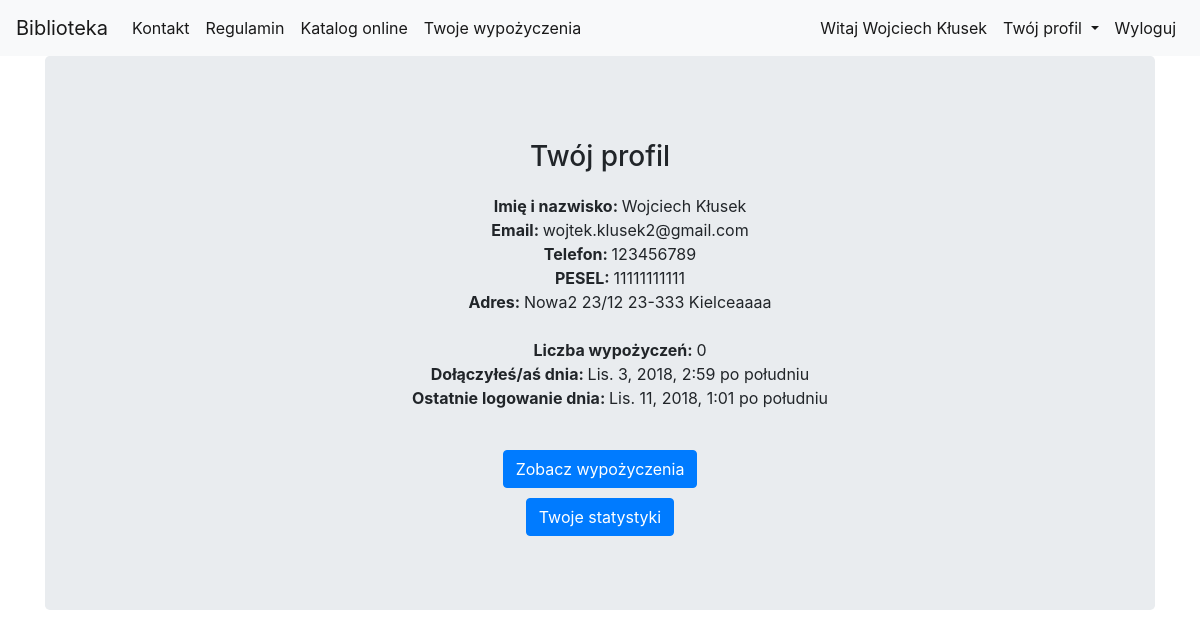
Before: /library/my_profile/ (signed in) with the older database file.
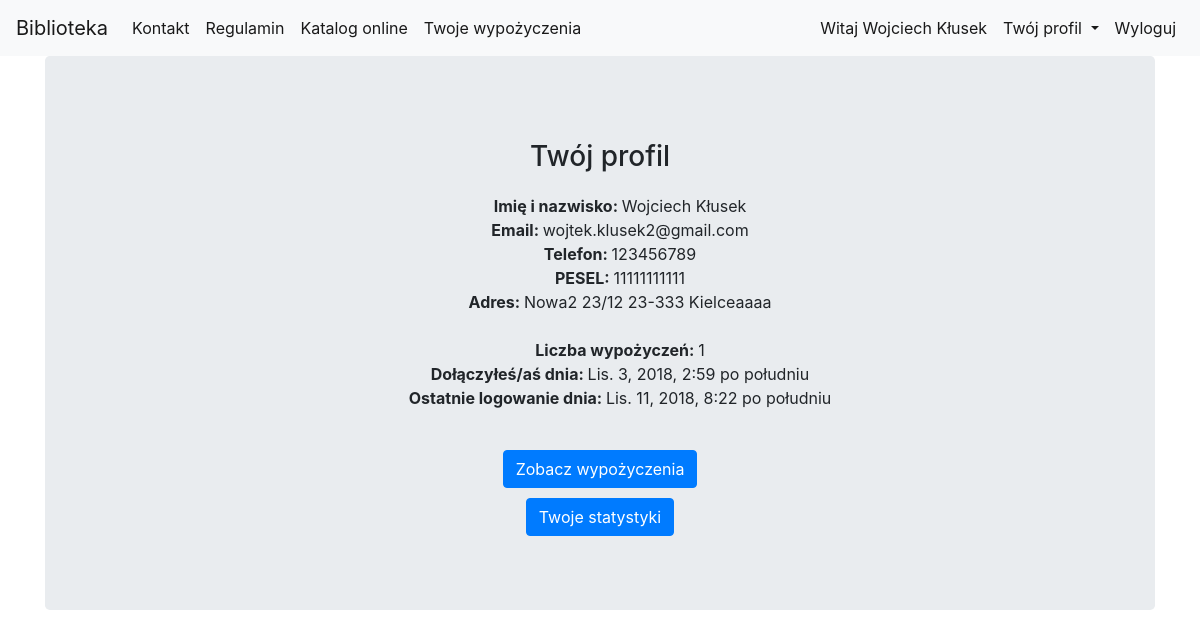
After: the same page with the newer database file.
### library_app/models.py (models this page shows, shortened)
class UserProfileInfo(models.Model):
    user = models.OneToOneField(User,verbose_name='Użytkownik', related_name='user_profile')
    pesel = models.CharField(max_length=11, verbose_name='PESEL')
    street = models.CharField(max_length=200, verbose_name='Ulica')
    city = models.CharField(max_length=200, verbose_name='Miasto')
    phone = models.CharField(max_length=20, verbose_name='Telefon')
    post_code = models.CharField(max_length=6, verbose_name='Kod pocztowy')
    house_number = models.CharField(max_length=20, verbose_name='Numer domu')
    can_borrow = models.BooleanField(default=True, verbose_name='Czy może wypożyczać?')

### library_app/views.py (the view)
class MyProfileTemplateView(LoginRequiredMixin, generic.TemplateView):
    login_url = reverse_lazy('login')
    template_name = 'library_app/my_profile.html'
    def get_context_data(self, **kwargs):
        context = super().get_context_data(**kwargs)
        context["user_profile"] = models.UserProfileInfo.objects.get(user=self.request.user)
        return context

### library_app/templatetags/custom_tags.py (called while the page is built)
@register.simple_tag(name='get_borrow_by_user')
def get_borrow_by_user(user_obj):
    return models.Borrow.objects.filter(user=user_obj)

@register.simple_tag(name='get_user_profile')
def get_user_profile(user_obj):
    return models.UserProfileInfo.objects.get(user=user_obj)

### library_app/templates/library_app/my_profile.html
{% extends "base.html" %}
{% load custom_tags %}
{% load static %}
{% block body_block %}
{% get_borrow_by_user user_profile.user as user_obj_borrow %}
<div class="container text-center">
    <div class="jumbotron">
        <div class="page-title">
            <h3>Twój profil</h3>
        </div>
        <ul>
            <li><b>Imię i nazwisko: </b>{{user_profile.user.get_full_name}}</li>
            <li><b>Email: </b>{{user_profile.user.email}}</a></li>
            <li><b>Telefon: </b>{{user_profile.phone}}</li>
            <li><b>PESEL: </b>{{user_profile.pesel}} </li>
            <li><b>Adres: </b>{{user_profile.street}} {{user_profile.house_number}} {{user_profile.post_code}} {{user_profile.city}} </li>
            <br>
            <li><b>Liczba wypożyczeń: </b>{{user_obj_borrow.count}}</li>
            <li><b>Dołączyłeś/aś dnia: </b> {{user_profile.user.date_joined}}</li>
            <li><b>Ostatnie logowanie dnia: </b> {{user_profile.user.last_login}} </li>
        </ul>
        <br>
            <div class="button">
                <a href="{% url 'library_app:my_borrow_list' %}"><input type="submit" class="btn btn-primary" value="Zobacz wypożyczenia"></a>
            </div>
            <div class="button">
                <a href="{% url 'library_app:my_statistics' %}"><input type="submit" class="btn btn-primary" value="Twoje statystyki"></a>
            </div>
    </div>
</div>
{% endblock %}

Changed rows visible on the page:
changed UserProfileInfo "Nowa2": user.last_login "Lis. 11, 2018, 1:01 po południu" → "Lis. 11, 2018, 8:22 po południu"
Other visible differences:
{{ user_obj_borrow.count }}: "0" → "1"
